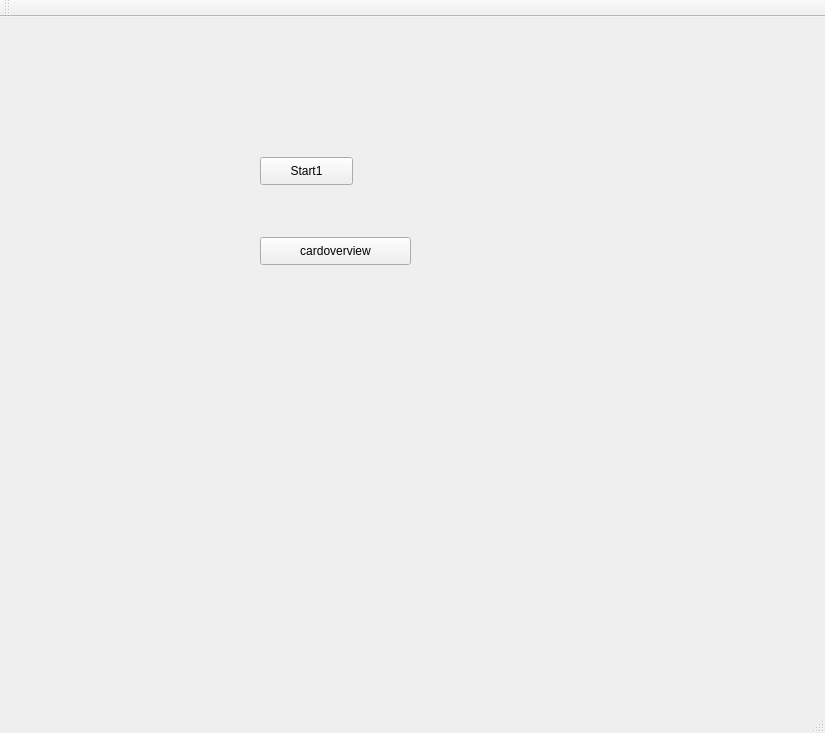
<?xml version="1.0" encoding="UTF-8"?>
<ui version="4.0">
 <class>QYXCQClass</class>
 <widget class="QMainWindow" name="QYXCQClass">
  <property name="geometry">
   <rect>
    <x>0</x>
    <y>0</y>
    <width>825</width>
    <height>733</height>
   </rect>
  </property>
  <property name="windowTitle">
   <string>QYXCQ</string>
  </property>
  <widget class="QWidget" name="centralWidget">
   <widget class="QPushButton" name="startButton">
    <property name="geometry">
     <rect>
      <x>260</x>
      <y>140</y>
      <width>93</width>
      <height>28</height>
     </rect>
    </property>
    <property name="text">
     <string>Start1</string>
    </property>
   </widget>
   <widget class="QPushButton" name="cardViewButton">
    <property name="geometry">
     <rect>
      <x>260</x>
      <y>220</y>
      <width>151</width>
      <height>28</height>
     </rect>
    </property>
    <property name="text">
     <string>cardoverview</string>
    </property>
   </widget>
  </widget>
  <widget class="QMenuBar" name="menuBar">
   <property name="geometry">
    <rect>
     <x>0</x>
     <y>0</y>
     <width>825</width>
     <height>26</height>
    </rect>
   </property>
  </widget>
  <widget class="QToolBar" name="mainToolBar">
   <attribute name="toolBarArea">
    <enum>TopToolBarArea</enum>
   </attribute>
   <attribute name="toolBarBreak">
    <bool>false</bool>
   </attribute>
  </widget>
  <widget class="QStatusBar" name="statusBar"/>
 </widget>
 <layoutdefault spacing="6" margin="11"/>
 <resources>
  <include location="QYXCQ.qrc"/>
 </resources>
 <connections/>
</ui>
